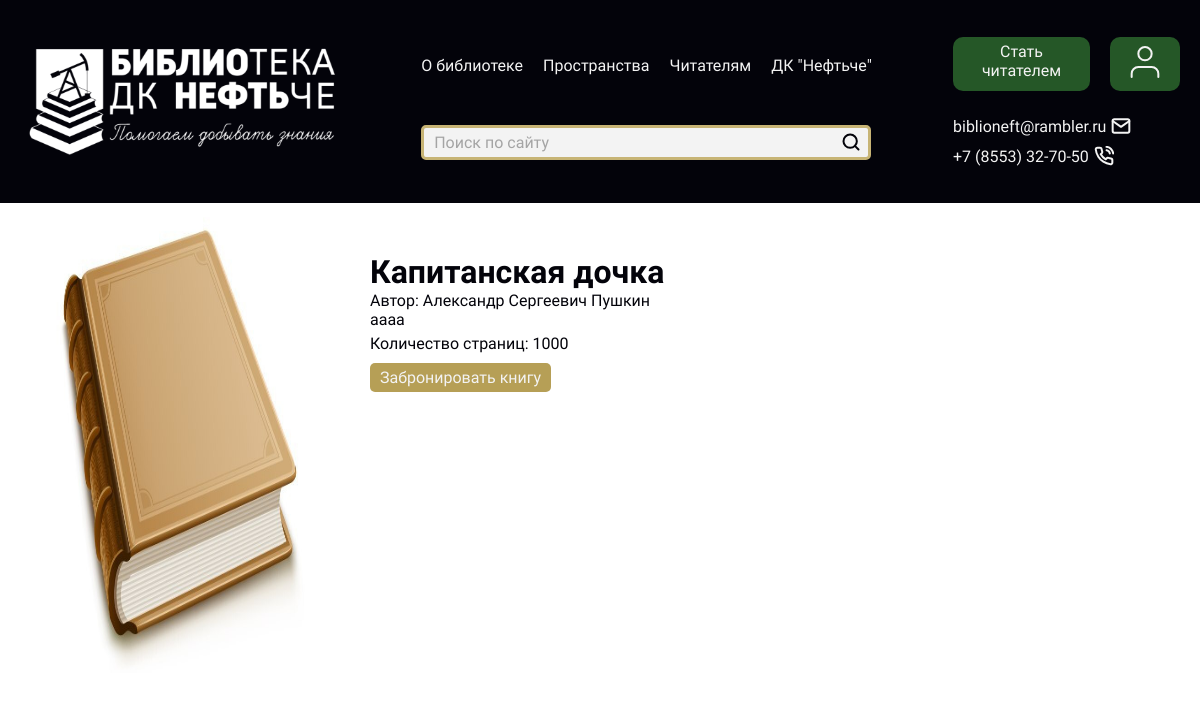
The app's page /book/2/, older data.
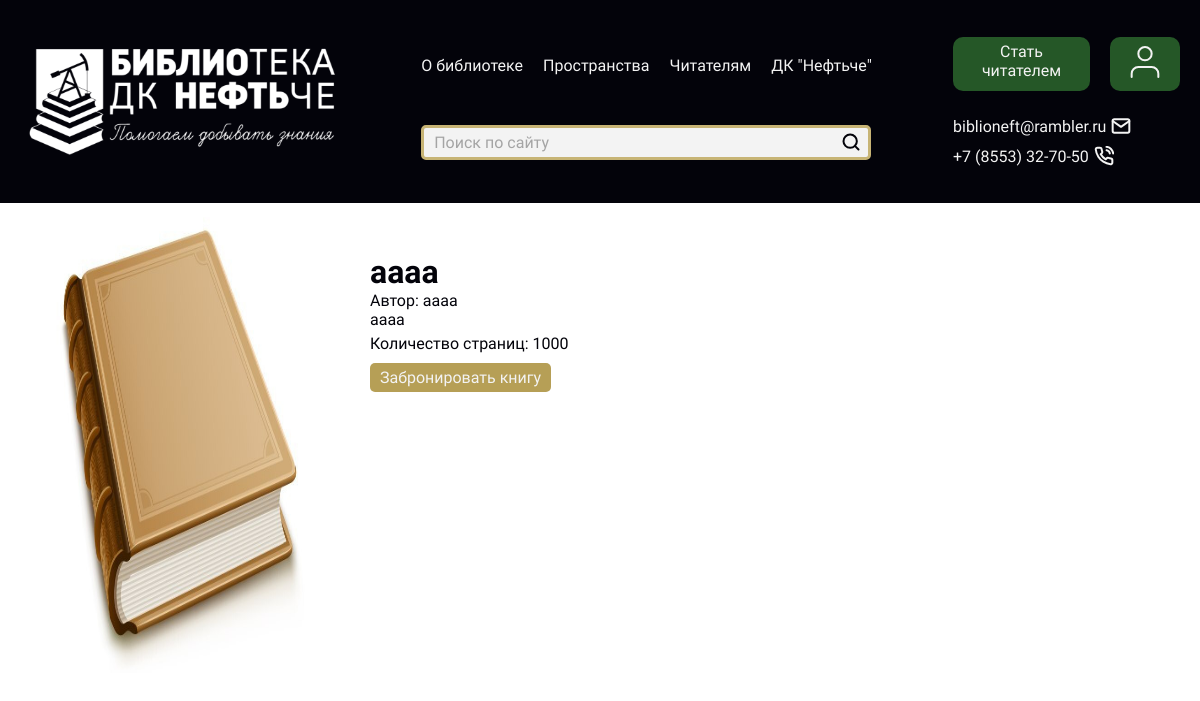
The same page, newer data.
### main/models.py (models this page shows, shortened)
class Book(models.Model):
    title = models.CharField(max_length=200, verbose_name="Название книги")
    author = models.CharField(max_length=100, verbose_name="Автор")
    description = models.TextField(verbose_name="Описание", blank=True, null=True)
    published_date = models.DateField(verbose_name="Дата написания")
    isbn = models.CharField(max_length=13, unique=True, verbose_name="ISBN")
    pages = models.PositiveIntegerField(verbose_name="Количество страниц", validators=[MinValueValidator(1)])
    borrowed_by = models.ForeignKey(
        User,
        on_delete=models.SET_NULL,
        null=True,
        blank=True,
        verbose_name="Взято на чтение",
        related_name="borrowed_books_by"
    )
    added_by = models.ForeignKey(
        User,
        on_delete=models.SET_NULL,
        null=True,
        blank=True,
        verbose_name="Добавлено пользователем",
        related_name="added_books"
    )
    created_at = models.DateTimeField(auto_now_add=True, verbose_name="Дата создания")
    updated_at = models.DateTimeField(auto_now=True, verbose_name="Дата обновления")
    image_book = models.ImageField(upload_to='book/', blank=True, null=True)
    class Meta:
        verbose_name = "Книга"
        verbose_name_plural = "Книги"

### main/views.py (the view)
# urls.py: path('book/<int:pk>/', views.book_detail, name='book_detail'),
def book_detail(request, pk):
    book = get_object_or_404(Book, pk=pk)
    return render(request, 'pages/book_detail.html', {'book': book})

### main/templates/pages/book_detail.html (shortened to what this page needs)
{% extends 'base.html' %}
{% load static %}
{% block content %}
<div class="book_page container">
    {% if book.image_book %}
        <img class="book_img" src="{{ book.image_book.url }}" alt="{{ book.title }}">
    {% else %}
        <img src="{% static 'images/default_book.png' %}" alt="Нет изображения">
    {% endif %}
    <div class="book_info">
        <h1 class="books_title">{{ book.title }}</h1>
    <p>Автор: {{ book.author }}</p>
    <p>{{ book.description }}</p>
    <p class="book_pages">Количество страниц: {{ book.pages }}</p>
    <a href="{% url 'reserve_book' book.pk %}" class="reserve_btn">Забронировать книгу</a>
    </div>
</div>
{% endblock %}

Row changes from the older to the newer data that the page shows:
changed Book "аааа": title "Капитанская дочка" → "аааа"; author "Александр Сергеевич Пушкин" → "аааа"
